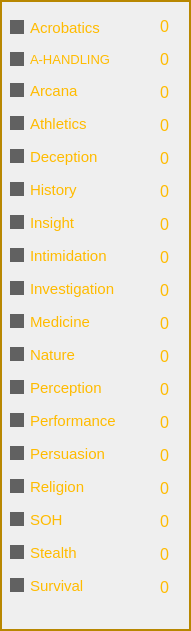
     <widget class="QFrame" name="frame">
      <property name="geometry">
       <rect>
        <x>10</x>
        <y>360</y>
        <width>191</width>
        <height>631</height>
       </rect>
      </property>
      <property name="styleSheet">
       <string notr="true">QFrame { 
	color: rgb(184, 135, 0);
} </string>
      </property>
      <property name="frameShape">
       <enum>QFrame::Panel</enum>
      </property>
      <property name="frameShadow">
       <enum>QFrame::Plain</enum>
      </property>
      <property name="lineWidth">
       <number>2</number>
      </property>
      <property name="midLineWidth">
       <number>1</number>
      </property>
      <widget class="QWidget" name="verticalLayoutWidget">
       <property name="geometry">
        <rect>
         <x>10</x>
         <y>10</y>
         <width>141</width>
         <height>611</height>
        </rect>
       </property>
       <layout class="QVBoxLayout" name="verticalLayout">
        <property name="sizeConstraint">
         <enum>QLayout::SetMinimumSize</enum>
        </property>
        <item>
         <widget class="QCheckBox" name="acrobaticsBox">
          <property name="font">
           <font>
            <pointsize>11</pointsize>
           </font>
          </property>
          <property name="styleSheet">
           <string notr="true">
QCheckBox::indicator {
		
	
	background-color: rgb(97, 97, 97);
}

QCheckBox{

color: rgb(255, 187, 0);
background:transparent;

}
QCheckBox::indicator:checked {
    
	background-color: rgb(255, 187, 0);
}</string>
          </property>
          <property name="text">
           <string>Acrobatics</string>
          </property>
         </widget>
        </item>
        <item>
         <widget class="QCheckBox" name="ahandlingBox">
          <property name="font">
           <font>
            <pointsize>10</pointsize>
           </font>
          </property>
          <property name="styleSheet">
           <string notr="true">
QCheckBox::indicator {
		
	
	background-color: rgb(97, 97, 97);
}

QCheckBox{

color: rgb(255, 187, 0);
background:transparent;

}
QCheckBox::indicator:checked {
    
	background-color: rgb(255, 187, 0);
}</string>
          </property>
          <property name="text">
           <string>A-HANDLING</string>
          </property>
         </widget>
        </item>
        <item>
         <widget class="QCheckBox" name="arcanaBox">
          <property name="font">
           <font>
            <pointsize>11</pointsize>
           </font>
          </property>
          <property name="styleSheet">
           <string notr="true">
QCheckBox::indicator {
		
	
	background-color: rgb(97, 97, 97);
}

QCheckBox{

color: rgb(255, 187, 0);
background:transparent;

}
QCheckBox::indicator:checked {
    
	background-color: rgb(255, 187, 0);
}</string>
          </property>
          <property name="text">
           <string>Arcana</string>
          </property>
         </widget>
        </item>
        <item>
         <widget class="QCheckBox" name="athleticsBox">
          <property name="font">
           <font>
            <pointsize>11</pointsize>
           </font>
          </property>
          <property name="styleSheet">
           <string notr="true">
QCheckBox::indicator {
		
	
	background-color: rgb(97, 97, 97);
}

QCheckBox{

color: rgb(255, 187, 0);
background:transparent;

}
QCheckBox::indicator:checked {
    
	background-color: rgb(255, 187, 0);
}</string>
          </property>
          <property name="text">
           <string>Athletics</string>
          </property>
         </widget>
        </item>
        <item>
         <widget class="QCheckBox" name="deceptionBox">
          <property name="font">
           <font>
            <pointsize>11</pointsize>
           </font>
          </property>
          <property name="styleSheet">
           <string notr="true">
QCheckBox::indicator {
		
	
	background-color: rgb(97, 97, 97);
}

QCheckBox{

color: rgb(255, 187, 0);
background:transparent;

}
QCheckBox::indicator:checked {
    
	background-color: rgb(255, 187, 0);
}</string>
          </property>
          <property name="text">
           <string>Deception</string>
          </property>
         </widget>
        </item>
        <item>
         <widget class="QCheckBox" name="historyBox">
          <property name="font">
           <font>
            <pointsize>11</pointsize>
           </font>
          </property>
          <property name="styleSheet">
           <string notr="true">
QCheckBox::indicator {
		
	
	background-color: rgb(97, 97, 97);
}

QCheckBox{

color: rgb(255, 187, 0);
background:transparent;

}
QCheckBox::indicator:checked {
    
	background-color: rgb(255, 187, 0);
}</string>
          </property>
          <property name="text">
           <string>History</string>
          </property>
         </widget>
        </item>
        <item>
         <widget class="QCheckBox" name="insightBox">
          <property name="font">
           <font>
            <pointsize>11</pointsize>
           </font>
          </property>
          <property name="styleSheet">
           <string notr="true">
QCheckBox::indicator {
		
	
	background-color: rgb(97, 97, 97);
}

QCheckBox{

color: rgb(255, 187, 0);
background:transparent;

}
QCheckBox::indicator:checked {
    
	background-color: rgb(255, 187, 0);
}</string>
          </property>
          <property name="text">
           <string>Insight</string>
          </property>
         </widget>
        </item>
        <item>
         <widget class="QCheckBox" name="intimidationBox">
          <property name="font">
           <font>
            <pointsize>11</pointsize>
           </font>
          </property>
          <property name="styleSheet">
           <string notr="true">
QCheckBox::indicator {
		
	
	background-color: rgb(97, 97, 97);
}

QCheckBox{

color: rgb(255, 187, 0);
background:transparent;

}
QCheckBox::indicator:checked {
    
	background-color: rgb(255, 187, 0);
}</string>
          </property>
          <property name="text">
           <string>Intimidation</string>
          </property>
         </widget>
        </item>
        <item>
         <widget class="QCheckBox" name="investigationBox">
          <property name="font">
           <font>
            <pointsize>11</pointsize>
           </font>
          </property>
          <property name="styleSheet">
           <string notr="true">
QCheckBox::indicator {
		
	
	background-color: rgb(97, 97, 97);
}

QCheckBox{

color: rgb(255, 187, 0);
background:transparent;

}
QCheckBox::indicator:checked {
    
	background-color: rgb(255, 187, 0);
}</string>
          </property>
          <property name="text">
           <string>Investigation</string>
          </property>
         </widget>
        </item>
        <item>
         <widget class="QCheckBox" name="medicinBox">
          <property name="font">
           <font>
            <pointsize>11</pointsize>
           </font>
          </property>
          <property name="styleSheet">
           <string notr="true">
QCheckBox::indicator {
		
	
	background-color: rgb(97, 97, 97);
}

QCheckBox{

color: rgb(255, 187, 0);
background:transparent;

}
QCheckBox::indicator:checked {
    
	background-color: rgb(255, 187, 0);
}</string>
          </property>
          <property name="text">
           <string>Medicine</string>
          </property>
         </widget>
        </item>
        <item>
         <widget class="QCheckBox" name="natureBox">
          <property name="font">
           <font>
            <pointsize>11</pointsize>
           </font>
          </property>
          <property name="styleSheet">
           <string notr="true">
QCheckBox::indicator {
		
	
	background-color: rgb(97, 97, 97);
}

QCheckBox{

color: rgb(255, 187, 0);
background:transparent;

}
QCheckBox::indicator:checked {
    
	background-color: rgb(255, 187, 0);
}</string>
          </property>
          <property name="text">
           <string>Nature</string>
          </property>
         </widget>
        </item>
        <item>
         <widget class="QCheckBox" name="perceptionBox">
          <property name="font">
           <font>
            <pointsize>11</pointsize>
           </font>
          </property>
          <property name="styleSheet">
           <string notr="true">
QCheckBox::indicator {
		
	
	background-color: rgb(97, 97, 97);
}

QCheckBox{

color: rgb(255, 187, 0);
background:transparent;

}
QCheckBox::indicator:checked {
    
	background-color: rgb(255, 187, 0);
}</string>
          </property>
          <property name="text">
           <string>Perception</string>
          </property>
         </widget>
        </item>
        <item>
         <widget class="QCheckBox" name="performanceBox">
          <property name="font">
           <font>
            <pointsize>11</pointsize>
           </font>
          </property>
          <property name="styleSheet">
           <string notr="true">
QCheckBox::indicator {
		
	
	background-color: rgb(97, 97, 97);
}

QCheckBox{

color: rgb(255, 187, 0);
background:transparent;

}
QCheckBox::indicator:checked {
    
	background-color: rgb(255, 187, 0);
}</string>
          </property>
          <property name="text">
           <string>Performance</string>
          </property>
         </widget>
        </item>
        <item>
         <widget class="QCheckBox" name="persusasionBox">
          <property name="font">
           <font>
            <pointsize>11</pointsize>
           </font>
          </property>
          <property name="styleSheet">
           <string notr="true">
QCheckBox::indicator {
		
	
	background-color: rgb(97, 97, 97);
}

QCheckBox{

color: rgb(255, 187, 0);
background:transparent;

}
QCheckBox::indicator:checked {
    
	background-color: rgb(255, 187, 0);
}</string>
          </property>
          <property name="text">
           <string>Persuasion</string>
          </property>
         </widget>
        </item>
        <item>
         <widget class="QCheckBox" name="religionBox">
          <property name="font">
           <font>
            <pointsize>11</pointsize>
           </font>
          </property>
          <property name="styleSheet">
           <string notr="true">
QCheckBox::indicator {
		
	
	background-color: rgb(97, 97, 97);
}

QCheckBox{

color: rgb(255, 187, 0);
background:transparent;

}
QCheckBox::indicator:checked {
    
	background-color: rgb(255, 187, 0);
}</string>
          </property>
          <property name="text">
           <string>Religion</string>
          </property>
         </widget>
        </item>
        <item>
         <widget class="QCheckBox" name="sohBox">
          <property name="font">
           <font>
            <pointsize>11</pointsize>
           </font>
          </property>
          <property name="styleSheet">
           <string notr="true">
QCheckBox::indicator {
		
	
	background-color: rgb(97, 97, 97);
}

QCheckBox{

color: rgb(255, 187, 0);
background:transparent;

}
QCheckBox::indicator:checked {
    
	background-color: rgb(255, 187, 0);
}</string>
          </property>
          <property name="text">
           <string>SOH</string>
          </property>
         </widget>
        </item>
        <item>
         <widget class="QCheckBox" name="stealthBox">
          <property name="font">
           <font>
            <pointsize>11</pointsize>
           </font>
          </property>
          <property name="styleSheet">
           <string notr="true">
QCheckBox::indicator {
		
	
	background-color: rgb(97, 97, 97);
}

QCheckBox{

color: rgb(255, 187, 0);
background:transparent;

}
QCheckBox::indicator:checked {
    
	background-color: rgb(255, 187, 0);
}</string>
          </property>
          <property name="text">
           <string>Stealth</string>
          </property>
         </widget>
        </item>
        <item>
         <widget class="QCheckBox" name="survivalBox">
          <property name="font">
           <font>
            <pointsize>11</pointsize>
           </font>
          </property>
          <property name="styleSheet">
           <string notr="true">
QCheckBox::indicator {
		
	
	background-color: rgb(97, 97, 97);
}

QCheckBox{

color: rgb(255, 187, 0);
background:transparent;

}
QCheckBox::indicator:checked {
    
	background-color: rgb(255, 187, 0);
}</string>
          </property>
          <property name="text">
           <string>Survival</string>
          </property>
         </widget>
        </item>
       </layout>
      </widget>
      <widget class="QWidget" name="verticalLayoutWidget_2">
       <property name="geometry">
        <rect>
         <x>150</x>
         <y>10</y>
         <width>31</width>
         <height>611</height>
        </rect>
       </property>
       <layout class="QVBoxLayout" name="verticalLayout_2">
        <item>
         <widget class="QLineEdit" name="acrobaticsVal">
          <property name="enabled">
           <bool>true</bool>
          </property>
          <property name="font">
           <font>
            <pointsize>12</pointsize>
           </font>
          </property>
          <property name="styleSheet">
           <string notr="true">color: rgb(255, 187, 0);
background:transparent;</string>
          </property>
          <property name="text">
           <string>0</string>
          </property>
          <property name="frame">
           <bool>false</bool>
          </property>
          <property name="alignment">
           <set>Qt::AlignCenter</set>
          </property>
         </widget>
        </item>
        <item>
         <widget class="QLineEdit" name="ahandlingVal">
          <property name="enabled">
           <bool>true</bool>
          </property>
          <property name="font">
           <font>
            <pointsize>12</pointsize>
           </font>
          </property>
          <property name="styleSheet">
           <string notr="true">color: rgb(255, 187, 0);
background:transparent;</string>
          </property>
          <property name="text">
           <string>0</string>
          </property>
          <property name="frame">
           <bool>false</bool>
          </property>
          <property name="alignment">
           <set>Qt::AlignCenter</set>
          </property>
         </widget>
        </item>
        <item>
         <widget class="QLineEdit" name="arcanaVal">
          <property name="enabled">
           <bool>true</bool>
          </property>
          <property name="font">
           <font>
            <pointsize>12</pointsize>
           </font>
          </property>
          <property name="styleSheet">
           <string notr="true">color: rgb(255, 187, 0);
background:transparent;</string>
          </property>
          <property name="text">
           <string>0</string>
          </property>
          <property name="frame">
           <bool>false</bool>
          </property>
          <property name="alignment">
           <set>Qt::AlignCenter</set>
          </property>
         </widget>
        </item>
        <item>
         <widget class="QLineEdit" name="athleticsVal">
          <property name="enabled">
           <bool>true</bool>
          </property>
          <property name="font">
           <font>
            <pointsize>12</pointsize>
           </font>
          </property>
          <property name="styleSheet">
           <string notr="true">color: rgb(255, 187, 0);
background:transparent;</string>
          </property>
          <property name="text">
           <string>0</string>
          </property>
          <property name="frame">
           <bool>false</bool>
          </property>
          <property name="alignment">
           <set>Qt::AlignCenter</set>
          </property>
         </widget>
        </item>
        <item>
         <widget class="QLineEdit" name="deceptionVal">
          <property name="enabled">
           <bool>true</bool>
          </property>
          <property name="font">
           <font>
            <pointsize>12</pointsize>
           </font>
          </property>
          <property name="styleSheet">
           <string notr="true">color: rgb(255, 187, 0);
background:transparent;</string>
          </property>
          <property name="text">
           <string>0</string>
          </property>
          <property name="frame">
           <bool>false</bool>
          </property>
          <property name="alignment">
           <set>Qt::AlignCenter</set>
          </property>
         </widget>
        </item>
        <item>
         <widget class="QLineEdit" name="historyVal">
          <property name="enabled">
           <bool>true</bool>
          </property>
          <property name="font">
           <font>
            <pointsize>12</pointsize>
           </font>
          </property>
          <property name="styleSheet">
           <string notr="true">color: rgb(255, 187, 0);
background:transparent;</string>
          </property>
          <property name="text">
           <string>0</string>
          </property>
          <property name="frame">
           <bool>false</bool>
          </property>
          <property name="alignment">
           <set>Qt::AlignCenter</set>
          </property>
         </widget>
        </item>
        <item>
         <widget class="QLineEdit" name="insightVal">
          <property name="enabled">
           <bool>true</bool>
          </property>
          <property name="font">
           <font>
            <pointsize>12</pointsize>
           </font>
          </property>
          <property name="styleSheet">
           <string notr="true">color: rgb(255, 187, 0);
background:transparent;</string>
          </property>
          <property name="text">
           <string>0</string>
          </property>
          <property name="frame">
           <bool>false</bool>
          </property>
          <property name="alignment">
           <set>Qt::AlignCenter</set>
          </property>
         </widget>
        </item>
        <item>
         <widget class="QLineEdit" name="intimidationVal">
          <property name="enabled">
           <bool>true</bool>
          </property>
          <property name="font">
           <font>
            <pointsize>12</pointsize>
           </font>
          </property>
          <property name="styleSheet">
           <string notr="true">color: rgb(255, 187, 0);
background:transparent;</string>
          </property>
          <property name="text">
           <string>0</string>
          </property>
          <property name="frame">
           <bool>false</bool>
          </property>
          <property name="alignment">
           <set>Qt::AlignCenter</set>
          </property>
         </widget>
        </item>
        <item>
         <widget class="QLineEdit" name="investigationVal">
          <property name="enabled">
           <bool>true</bool>
          </property>
          <property name="font">
           <font>
            <pointsize>12</pointsize>
           </font>
          </property>
          <property name="styleSheet">
           <string notr="true">color: rgb(255, 187, 0);
background:transparent;</string>
          </property>
          <property name="text">
           <string>0</string>
          </property>
          <property name="frame">
           <bool>false</bool>
          </property>
          <property name="alignment">
           <set>Qt::AlignCenter</set>
          </property>
         </widget>
        </item>
        <item>
         <widget class="QLineEdit" name="medicineVal">
          <property name="enabled">
           <bool>true</bool>
          </property>
          <property name="font">
           <font>
            <pointsize>12</pointsize>
           </font>
          </property>
          <property name="styleSheet">
           <string notr="true">color: rgb(255, 187, 0);
background:transparent;</string>
          </property>
          <property name="text">
           <string>0</string>
          </property>
          <property name="frame">
           <bool>false</bool>
          </property>
          <property name="alignment">
           <set>Qt::AlignCenter</set>
          </property>
         </widget>
        </item>
        <item>
         <widget class="QLineEdit" name="natureVal">
          <property name="enabled">
           <bool>true</bool>
          </property>
          <property name="font">
           <font>
            <pointsize>12</pointsize>
           </font>
          </property>
          <property name="styleSheet">
           <string notr="true">color: rgb(255, 187, 0);
background:transparent;</string>
          </property>
          <property name="text">
           <string>0</string>
          </property>
          <property name="frame">
           <bool>false</bool>
          </property>
          <property name="alignment">
           <set>Qt::AlignCenter</set>
          </property>
         </widget>
        </item>
        <item>
         <widget class="QLineEdit" name="perceptionVal">
          <property name="enabled">
           <bool>true</bool>
          </property>
          <property name="font">
           <font>
            <pointsize>12</pointsize>
           </font>
          </property>
          <property name="styleSheet">
           <string notr="true">color: rgb(255, 187, 0);
background:transparent;</string>
          </property>
          <property name="text">
           <string>0</string>
          </property>
          <property name="frame">
           <bool>false</bool>
          </property>
          <property name="alignment">
           <set>Qt::AlignCenter</set>
          </property>
         </widget>
        </item>
        <item>
         <widget class="QLineEdit" name="performanceVal">
          <property name="enabled">
           <bool>true</bool>
          </property>
          <property name="font">
           <font>
            <pointsize>12</pointsize>
           </font>
          </property>
          <property name="styleSheet">
           <string notr="true">color: rgb(255, 187, 0);
background:transparent;</string>
          </property>
          <property name="text">
           <string>0</string>
          </property>
          <property name="frame">
           <bool>false</bool>
          </property>
          <property name="alignment">
           <set>Qt::AlignCenter</set>
          </property>
         </widget>
        </item>
        <item>
         <widget class="QLineEdit" name="persuasionVal">
          <property name="enabled">
           <bool>true</bool>
          </property>
          <property name="font">
           <font>
            <pointsize>12</pointsize>
           </font>
          </property>
          <property name="styleSheet">
           <string notr="true">color: rgb(255, 187, 0);
background:transparent;</string>
          </property>
          <property name="text">
           <string>0</string>
          </property>
          <property name="frame">
           <bool>false</bool>
          </property>
          <property name="alignment">
           <set>Qt::AlignCenter</set>
          </property>
         </widget>
        </item>
        <item>
         <widget class="QLineEdit" name="religionVal">
          <property name="enabled">
           <bool>true</bool>
          </property>
          <property name="font">
           <font>
            <pointsize>12</pointsize>
           </font>
          </property>
          <property name="styleSheet">
           <string notr="true">color: rgb(255, 187, 0);
background:transparent;</string>
          </property>
          <property name="text">
           <string>0</string>
          </property>
          <property name="frame">
           <bool>false</bool>
          </property>
          <property name="alignment">
           <set>Qt::AlignCenter</set>
          </property>
         </widget>
        </item>
        <item>
         <widget class="QLineEdit" name="sohVal">
          <property name="enabled">
           <bool>true</bool>
          </property>
          <property name="font">
           <font>
            <pointsize>12</pointsize>
           </font>
          </property>
          <property name="styleSheet">
           <string notr="true">color: rgb(255, 187, 0);
background:transparent;</string>
          </property>
          <property name="text">
           <string>0</string>
          </property>
          <property name="frame">
           <bool>false</bool>
          </property>
          <property name="alignment">
           <set>Qt::AlignCenter</set>
          </property>
         </widget>
        </item>
        <item>
         <widget class="QLineEdit" name="stealthVal">
          <property name="enabled">
           <bool>true</bool>
          </property>
          <property name="font">
           <font>
            <pointsize>12</pointsize>
           </font>
          </property>
          <property name="styleSheet">
           <string notr="true">color: rgb(255, 187, 0);
background:transparent;</string>
          </property>
          <property name="text">
           <string>0</string>
          </property>
          <property name="frame">
           <bool>false</bool>
          </property>
          <property name="alignment">
           <set>Qt::AlignCenter</set>
          </property>
         </widget>
        </item>
        <item>
         <widget class="QLineEdit" name="survivalVal">
          <property name="enabled">
           <bool>true</bool>
          </property>
          <property name="font">
           <font>
            <pointsize>12</pointsize>
           </font>
          </property>
          <property name="styleSheet">
           <string notr="true">color: rgb(255, 187, 0);
background:transparent;</string>
          </property>
          <property name="text">
           <string>0</string>
          </property>
          <property name="frame">
           <bool>false</bool>
          </property>
          <property name="alignment">
           <set>Qt::AlignCenter</set>
          </property>
         </widget>
        </item>
       </layout>
      </widget>
     </widget>
